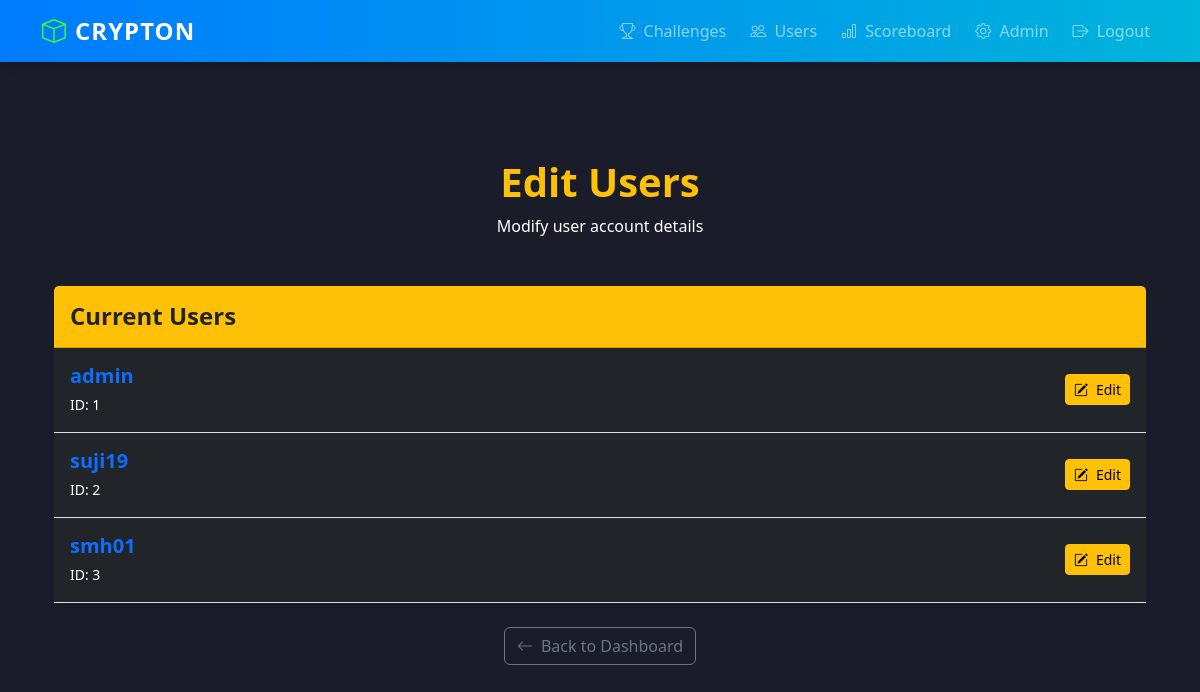
/admin/users/edit (signed in), run on the app's committed database.
### models.py (models this page shows, shortened)
class User(db.Model, UserMixin):
    id = db.Column(db.Integer, primary_key=True)
    username = db.Column(db.String(50), unique=True, nullable=False)
    password_hash = db.Column(db.String(128), nullable=False)
    is_admin = db.Column(db.Boolean, default=False)
    score = db.Column(db.Integer, default=0)  # Track user score
    profile_visibility = db.Column(db.String(10), nullable=False, default="public")  # "public" or "private"

### admin_routes.py (the view)
@admin.route('/admin/users/edit')
@login_required
def edit_user_page():
    admin_only()
    users = User.query.all()
    return render_template('admin_edit_user.html', users=users)

### admin_routes.py (called while the page is built)
def admin_only():
    if not current_user.is_admin:
        flash("Unauthorized access!", "danger")
        return redirect(url_for('main.dashboard'))

### app.py (called while the page is built)
@login_manager.user_loader
def load_user(user_id):
    return User.query.get(int(user_id))

### templates/admin_edit_user.html (shortened to what this page needs)
{% extends "base.html" %}
{% block content %}
<div class="container py-5">
    <div class="text-center mb-5">
        <h2 class="display-6 fw-bold text-warning">Edit Users</h2>
        <p>Modify user account details</p>
    </div>
    {% if users %}
        <div class="card shadow-sm border-0 bg-dark">
            <div class="card-header bg-warning text-dark py-3">
                <h4 class="mb-0 fw-semibold">Current Users</h4>
            </div>
            <div class="card-body p-0">
                <ul class="list-group list-group-flush">
                    {% for user in users %}
                    <li class="list-group-item bg-dark text-white d-flex justify-content-between align-items-center py-3">
                        <div>
                            <h5 class="mb-1 fw-semibold text-primary">{{ user.username }}</h5>
                            <small>ID: {{ user.id }}</small>
                        </div>
                        <button class="btn btn-warning btn-sm d-flex align-items-center gap-2"
                                data-bs-toggle="modal"
                                data-bs-target="#editUserModal{{ user.id }}">
                            <i class="bi bi-pencil-square"></i> Edit
                        </button>
                    </li>
                    {% endfor %}
                </ul>
            </div>
        </div>
    {% else %}
        <div class="alert alert-info text-center mt-4" role="alert">
            <i class="bi bi-info-circle me-2"></i>No users available to edit.
        </div>
    {% endif %}
    <div class="mt-4 text-center">
        <a href="{{ url_for('admin.admin_dashboard') }}" class="btn btn-outline-secondary">
            <i class="bi bi-arrow-left me-2"></i>Back to Dashboard
        </a>
    </div>
</div>
{% endblock %}

### templates/base.html (style rules this page uses)
:root { --primary-gradient: linear-gradient(90deg, #007bff, #00b4db); --dark-bg: #1a1d29; }
body { background: var(--dark-bg); color: #ffffff; font-family: 'Segoe UI', Tahoma, Geneva, Verdana, sans-serif; }

### data on the page
User: username "admin", id "1"
User: username "suji19", id "2"
User: username "smh01", id "3"
